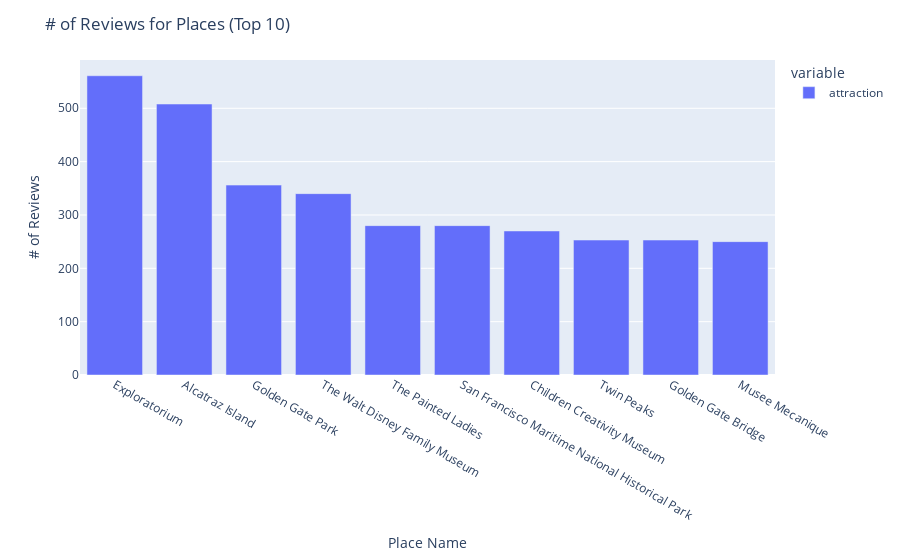

The notebook cell saved with this chart:
### Markdown cell above
### 2.3 Attraction Wise Analysis

### Code cell
attraction_count = review_all['attraction'].value_counts()
fig = px.bar(attraction_count.head(10))
fig.update_xaxes(title='Place Name')
fig.update_yaxes(title='# of Reviews')
fig.update_layout(title='# of Reviews for Places (Top 10)')
fig.show()

### Figure 1 — Plotly figure (JSON) as saved in the notebook; plotly's stock layout.template omitted (floating-point values rounded to 4 significant figures)
{"data": [{"alignmentgroup": "True", "hovertemplate": "variable=attraction<br>index=%{x}<br>value=%{y}<extra></extra>", "legendgroup": "attraction", "marker": {"color": "#636efa", "pattern": {"shape": ""}}, "name": "attraction", "offsetgroup": "attraction", "orientation": "v", "showlegend": true, "textposition": "auto", "type": "bar", "x": ["Exploratorium", "Alcatraz Island", "Golden Gate Park", "The Walt Disney Family Museum", "The Painted Ladies", "San Francisco Maritime National Historical Park", "Children Creativity Museum", "Twin Peaks", "Golden Gate Bridge", "Musee Mecanique"], "xaxis": "x", "y": [561, 508, 356, 340, 280, 280, 270, 253, 253, 250], "yaxis": "y"}], "layout": {"barmode": "relative", "legend": {"title": {"text": "variable"}, "tracegroupgap": 0}, "margin": {"t": 60}, "title": {"text": "# of Reviews for Places (Top 10)"}, "xaxis": {"anchor": "y", "domain": [0, 1], "title": {"text": "Place Name"}}, "yaxis": {"anchor": "x", "domain": [0, 1], "title": {"text": "# of Reviews"}}}}
